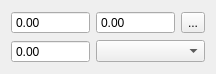
<?xml version="1.0" encoding="UTF-8"?>
<ui version="4.0">
 <class>Form</class>
 <widget class="QWidget" name="Form">
  <property name="geometry">
   <rect>
    <x>0</x>
    <y>0</y>
    <width>216</width>
    <height>66</height>
   </rect>
  </property>
  <property name="windowTitle">
   <string>Form</string>
  </property>
  <layout class="QGridLayout" name="gridLayout">
   <item row="0" column="0">
    <widget class="MagnitudeSpinBox" name="lineBox">
     <property name="toolTip">
      <string>Start Line</string>
     </property>
     <property name="buttonSymbols">
      <enum>QAbstractSpinBox::NoButtons</enum>
     </property>
    </widget>
   </item>
   <item row="0" column="1">
    <widget class="MagnitudeSpinBox" name="lineBox_2">
     <property name="toolTip">
      <string>Finish Line</string>
     </property>
     <property name="buttonSymbols">
      <enum>QAbstractSpinBox::NoButtons</enum>
     </property>
    </widget>
   </item>
   <item row="0" column="2">
    <widget class="QToolButton" name="toolButton">
     <property name="text">
      <string>...</string>
     </property>
     <property name="icon">
      <iconset resource="Experiment.qrc">
       <normaloff>:/openicon/icons/media-playback-start-7.png</normaloff>:/openicon/icons/media-playback-start-7.png</iconset>
     </property>
    </widget>
   </item>
   <item row="1" column="0">
    <widget class="MagnitudeSpinBox" name="lineBox_3">
     <property name="toolTip">
      <string>stepsize</string>
     </property>
     <property name="buttonSymbols">
      <enum>QAbstractSpinBox::NoButtons</enum>
     </property>
    </widget>
   </item>
   <item row="1" column="1" colspan="2">
    <widget class="QComboBox" name="comboBox">
     <property name="toolTip">
      <string>Envelope type</string>
     </property>
    </widget>
   </item>
  </layout>
 </widget>
 <customwidgets>
  <customwidget>
   <class>MagnitudeSpinBox</class>
   <extends>QDoubleSpinBox</extends>
   <header>MagnitudeSpinBox</header>
  </customwidget>
 </customwidgets>
 <resources>
  <include location="Experiment.qrc"/>
 </resources>
 <connections/>
</ui>
